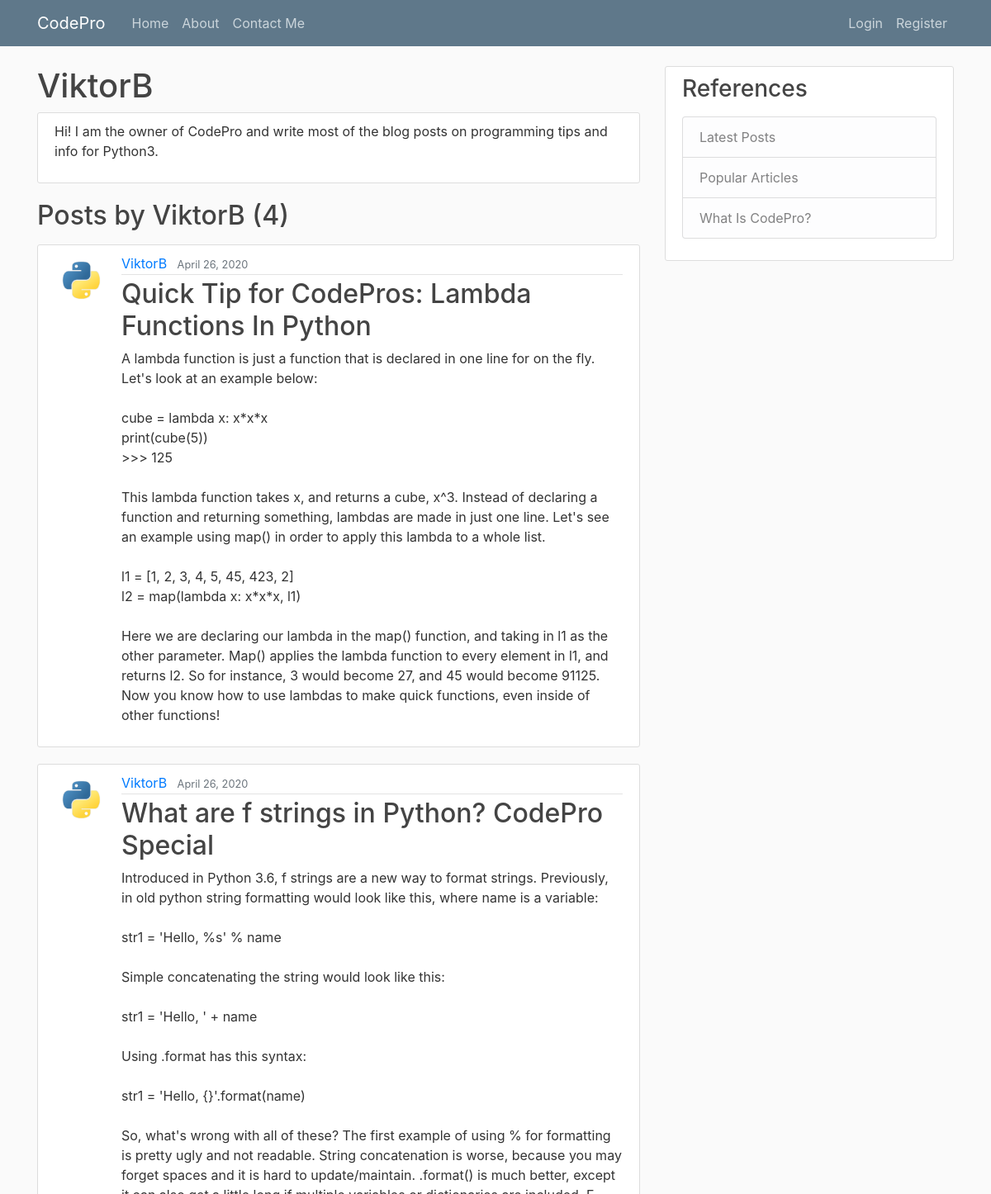
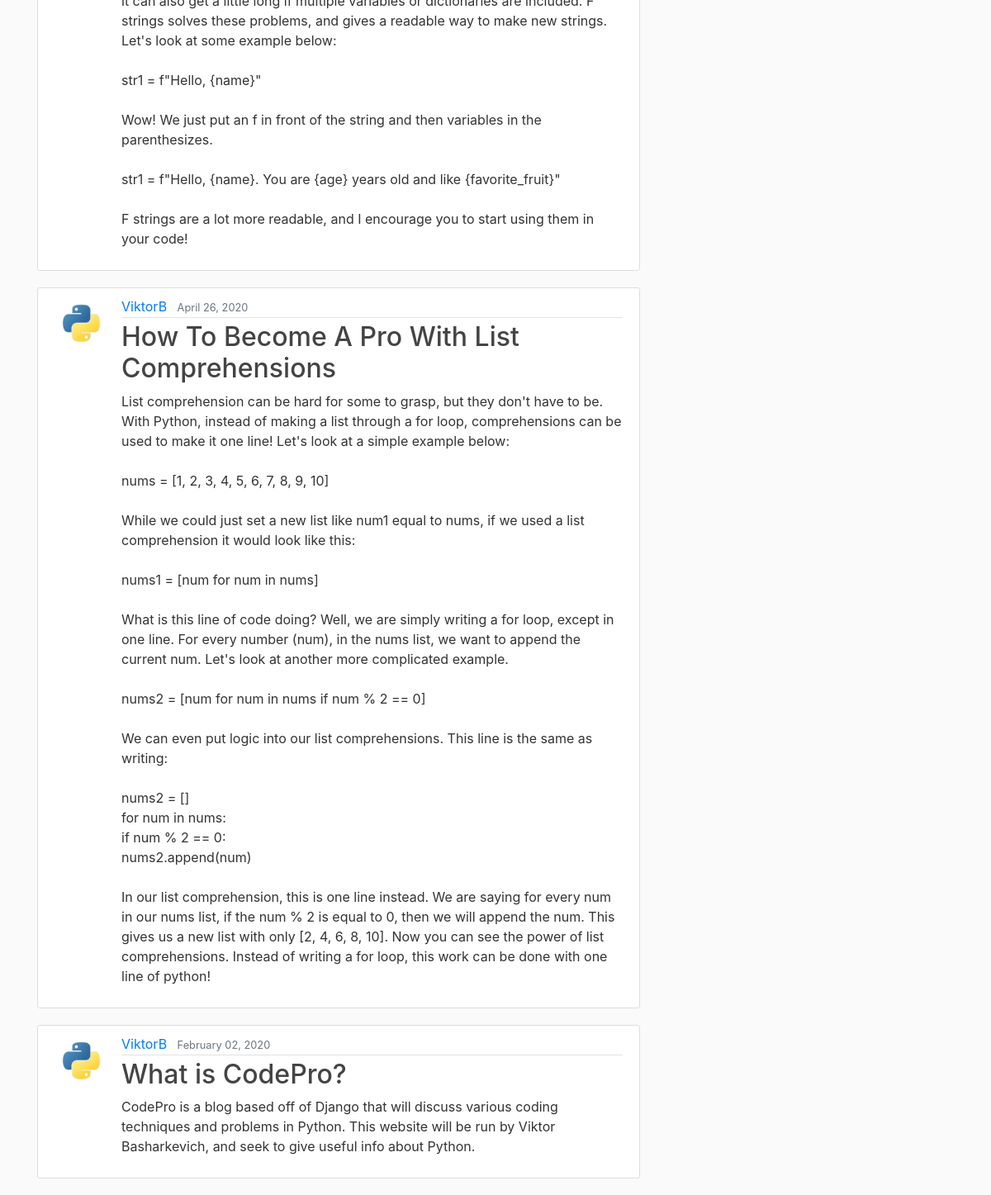
Screenshot of /user/ViktorB/ with the database file from the repository (2 pictures, top to bottom).
### users/models.py (models this page shows, shortened)
class Profile(models.Model):
    user = models.OneToOneField(User, on_delete=models.CASCADE)
    image = models.ImageField(default='default.jpg', upload_to='profile_pics')
    about_info = models.TextField(default="Hi! I am a fellow Python programmer.")

### blog/models.py (models this page shows, shortened)
class Post(models.Model):
    title = models.CharField(max_length=100)
    content = models.TextField()
    date_posted = models.DateTimeField(default=timezone.now)
    author = models.ForeignKey(User, on_delete=models.CASCADE)
    likes = models.IntegerField(default=1)

### blog/views.py (the view)
# urls.py: path('user/<str:username>/', UserPostListView.as_view(), name='user-posts'),
class UserPostListView(ListView):
    template_name = 'blog/user_posts.html'  # <app>/<model>_<viewtype>.html
    context_object_name = 'posts'
    ordering = ['-date_posted']
    paginate_by = 10
    def get_context_data(self, **kwargs):
        user = get_object_or_404(User, username=self.kwargs.get('username'))
        context = super(UserPostListView, self).get_context_data(**kwargs)
        context['post'] = Post.objects.filter(author=user).order_by('-date_posted')
        context['Profile'] = Profile.objects.get(user=user)
        return context
    def get_queryset(self):
        user = get_object_or_404(User, username=self.kwargs.get('username'))
        return Post.objects.filter(author=user).order_by('-date_posted')

### blog/templates/blog/user_posts.html (shortened to what this page needs)
{% extends "blog/base.html" %}
{% block content %}
  <h1>{{ view.kwargs.username }}</h1>
  <div class="content-section">
    <p>{{ Profile.about_info }}</p>
  </div>
  <h2 class="mb-3">Posts by {{ view.kwargs.username }} ({{ page_obj.paginator.count }})</h2>
    {% for post in posts %}
      <article class="media content-section">
        <img class="rounded-circle article-img" src="{{ post.author.profile.image.url }}">
        <div class="media-body">
          <div class="article-metadata">
            <a class="mr-2" href="{% url 'user-posts' post.author.username %}">{{ post.author }}</a>
            <small class="text-muted">{{ post.date_posted|date:"F d, Y"}}</small>
          </div>
          <h2><a class="article-title" href="{% url 'post-detail' post.id %}">{{ post.title }}</a></h2>
          <p class="article-content">{{ post.content }}</p>
        </div>
      </article>
    {% endfor %}
{% endblock content %}

### blog/static/blog/main.css (style rules this page uses)
body { background: #fafafa; color: #333333; margin-top: 5rem; }
h1, h2, h3, h4, h5, h6 { color: #444444; }
.content-section { background: #ffffff; padding: 10px 20px; border: 1px solid #dddddd; border-radius: 3px; margin-bottom: 20px; }
.article-title { color: #444444; }
.article-content { white-space: pre-line; }
.article-img { height: 65px; width: 65px; margin-right: 16px; }
.article-metadata { padding-bottom: 1px; margin-bottom: 4px; border-bottom: 1px solid #e3e3e3 }

### rows the page displays
Profile: about_info "Hi! I am the owner of CodePro and write most of the blog posts on programming tips and info for Python3."
Post: author.profile.image (picture), author "ViktorB", date_posted "April 26, 2020", title "Quick Tip for CodePros: Lambda Functions In Python", content "A lambda function is just a function that is declared in one line for on the fly. Let's look at an example below: cube = lambda x: x*x*x print(cube(5)) >>> 125 This lambda function takes x, and returns a cube, x^3. Instead of declaring a function and returning something, lambdas are made in just one line. Let's see an example using map() in order to apply this lambda to a whole list. l1 = [1, 2, 3, 4, 5, 45, 423, 2] l2 = map(lambda x: x*x*x, l1) Here we are declaring our lambda in the map() function, and taking in l1 as the other parameter. Map() applies the lambda function to every element in l1, and returns l2. So for instance, 3 would become 27, and 45 would become 91125. Now you know…"
Post: author.profile.image (picture), author "ViktorB", date_posted "April 26, 2020", title "What are f strings in Python? CodePro Special", content "Introduced in Python 3.6, f strings are a new way to format strings. Previously, in old python string formatting would look like this, where name is a variable: str1 = 'Hello, %s' % name Simple concatenating the string would look like this: str1 = 'Hello, ' + name Using .format has this syntax: str1 = 'Hello, {}'.format(name) So, what's wrong with all of these? The first example of using % for formatting is pretty ugly and not readable. String concatenation is worse, because you may forget spaces and it is hard to update/maintain. .format() is much better, except it can also get a little long if multiple variables or dictionaries are included. F strings solves these problems, and gives a…"
Post: author.profile.image (picture), author "ViktorB", date_posted "April 26, 2020", title "How To Become A Pro With List Comprehensions", content "List comprehension can be hard for some to grasp, but they don't have to be. With Python, instead of making a list through a for loop, comprehensions can be used to make it one line! Let's look at a simple example below: nums = [1, 2, 3, 4, 5, 6, 7, 8, 9, 10] While we could just set a new list like num1 equal to nums, if we used a list comprehension it would look like this: nums1 = [num for num in nums] What is this line of code doing? Well, we are simply writing a for loop, except in one line. For every number (num), in the nums list, we want to append the current num. Let's look at another more complicated example. nums2 = [num for num in nums if num % 2 == 0] We can even put logic into…"
Post: author.profile.image (picture), author "ViktorB", date_posted "February 02, 2020", title "What is CodePro?", content "CodePro is a blog based off of Django that will discuss various coding techniques and problems in Python. This website will be run by Viktor Basharkevich, and seek to give useful info about Python."

### other values shown
{{ view.kwargs.username }} "ViktorB"
{{ page_obj.paginator.count }} "4"
